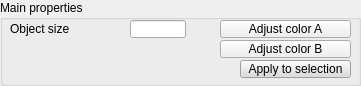
  <widget class="QGroupBox" name="groupBox">
   <property name="geometry">
    <rect>
     <x>10</x>
     <y>10</y>
     <width>361</width>
     <height>86</height>
    </rect>
   </property>
   <property name="title">
    <string>Main properties</string>
   </property>
   <property name="flat">
    <bool>true</bool>
   </property>
   <widget class="QLabel" name="label">
    <property name="geometry">
     <rect>
      <x>10</x>
      <y>20</y>
      <width>91</width>
      <height>18</height>
     </rect>
    </property>
    <property name="text">
     <string>Object size</string>
    </property>
   </widget>
   <widget class="QLineEdit" name="qqSize">
    <property name="geometry">
     <rect>
      <x>130</x>
      <y>20</y>
      <width>56</width>
      <height>18</height>
     </rect>
    </property>
   </widget>
   <widget class="QToolButton" name="qqColorA">
    <property name="geometry">
     <rect>
      <x>220</x>
      <y>20</y>
      <width>131</width>
      <height>18</height>
     </rect>
    </property>
    <property name="focusPolicy">
     <enum>Qt::StrongFocus</enum>
    </property>
    <property name="text">
     <string>Adjust color A</string>
    </property>
   </widget>
   <widget class="QToolButton" name="qqColorB">
    <property name="geometry">
     <rect>
      <x>220</x>
      <y>40</y>
      <width>131</width>
      <height>18</height>
     </rect>
    </property>
    <property name="focusPolicy">
     <enum>Qt::StrongFocus</enum>
    </property>
    <property name="text">
     <string>Adjust color B</string>
    </property>
   </widget>
   <widget class="QToolButton" name="qqApplyMain">
    <property name="geometry">
     <rect>
      <x>240</x>
      <y>60</y>
      <width>111</width>
      <height>18</height>
     </rect>
    </property>
    <property name="palette">
     <palette>
      <active>
       <colorrole role="WindowText">
        <brush brushstyle="SolidPattern">
         <color alpha="255">
          <red>0</red>
          <green>0</green>
          <blue>0</blue>
         </color>
        </brush>
       </colorrole>
       <colorrole role="Button">
        <brush brushstyle="SolidPattern">
         <color alpha="255">
          <red>220</red>
          <green>220</green>
          <blue>220</blue>
         </color>
        </brush>
       </colorrole>
       <colorrole role="Light">
        <brush brushstyle="SolidPattern">
         <color alpha="255">
          <red>255</red>
          <green>255</green>
          <blue>255</blue>
         </color>
        </brush>
       </colorrole>
       <colorrole role="Midlight">
        <brush brushstyle="SolidPattern">
         <color alpha="255">
          <red>237</red>
          <green>237</green>
          <blue>237</blue>
         </color>
        </brush>
       </colorrole>
       <colorrole role="Dark">
        <brush brushstyle="SolidPattern">
         <color alpha="255">
          <red>110</red>
          <green>110</green>
          <blue>110</blue>
         </color>
        </brush>
       </colorrole>
       <colorrole role="Mid">
        <brush brushstyle="SolidPattern">
         <color alpha="255">
          <red>147</red>
          <green>147</green>
          <blue>147</blue>
         </color>
        </brush>
       </colorrole>
       <colorrole role="Text">
        <brush brushstyle="SolidPattern">
         <color alpha="255">
          <red>0</red>
          <green>0</green>
          <blue>0</blue>
         </color>
        </brush>
       </colorrole>
       <colorrole role="BrightText">
        <brush brushstyle="SolidPattern">
         <color alpha="255">
          <red>255</red>
          <green>255</green>
          <blue>255</blue>
         </color>
        </brush>
       </colorrole>
       <colorrole role="ButtonText">
        <brush brushstyle="SolidPattern">
         <color alpha="255">
          <red>0</red>
          <green>0</green>
          <blue>0</blue>
         </color>
        </brush>
       </colorrole>
       <colorrole role="Base">
        <brush brushstyle="SolidPattern">
         <color alpha="255">
          <red>255</red>
          <green>255</green>
          <blue>255</blue>
         </color>
        </brush>
       </colorrole>
       <colorrole role="Window">
        <brush brushstyle="SolidPattern">
         <color alpha="255">
          <red>220</red>
          <green>220</green>
          <blue>220</blue>
         </color>
        </brush>
       </colorrole>
       <colorrole role="Shadow">
        <brush brushstyle="SolidPattern">
         <color alpha="255">
          <red>0</red>
          <green>0</green>
          <blue>0</blue>
         </color>
        </brush>
       </colorrole>
       <colorrole role="AlternateBase">
        <brush brushstyle="SolidPattern">
         <color alpha="255">
          <red>237</red>
          <green>237</green>
          <blue>237</blue>
         </color>
        </brush>
       </colorrole>
       <colorrole role="ToolTipBase">
        <brush brushstyle="SolidPattern">
         <color alpha="255">
          <red>255</red>
          <green>255</green>
          <blue>220</blue>
         </color>
        </brush>
       </colorrole>
       <colorrole role="ToolTipText">
        <brush brushstyle="SolidPattern">
         <color alpha="255">
          <red>0</red>
          <green>0</green>
          <blue>0</blue>
         </color>
        </brush>
       </colorrole>
      </active>
      <inactive>
       <colorrole role="WindowText">
        <brush brushstyle="SolidPattern">
         <color alpha="255">
          <red>0</red>
          <green>0</green>
          <blue>0</blue>
         </color>
        </brush>
       </colorrole>
       <colorrole role="Button">
        <brush brushstyle="SolidPattern">
         <color alpha="255">
          <red>220</red>
          <green>220</green>
          <blue>220</blue>
         </color>
        </brush>
       </colorrole>
       <colorrole role="Light">
        <brush brushstyle="SolidPattern">
         <color alpha="255">
          <red>255</red>
          <green>255</green>
          <blue>255</blue>
         </color>
        </brush>
       </colorrole>
       <colorrole role="Midlight">
        <brush brushstyle="SolidPattern">
         <color alpha="255">
          <red>237</red>
          <green>237</green>
          <blue>237</blue>
         </color>
        </brush>
       </colorrole>
       <colorrole role="Dark">
        <brush brushstyle="SolidPattern">
         <color alpha="255">
          <red>110</red>
          <green>110</green>
          <blue>110</blue>
         </color>
        </brush>
       </colorrole>
       <colorrole role="Mid">
        <brush brushstyle="SolidPattern">
         <color alpha="255">
          <red>147</red>
          <green>147</green>
          <blue>147</blue>
         </color>
        </brush>
       </colorrole>
       <colorrole role="Text">
        <brush brushstyle="SolidPattern">
         <color alpha="255">
          <red>0</red>
          <green>0</green>
          <blue>0</blue>
         </color>
        </brush>
       </colorrole>
       <colorrole role="BrightText">
        <brush brushstyle="SolidPattern">
         <color alpha="255">
          <red>255</red>
          <green>255</green>
          <blue>255</blue>
         </color>
        </brush>
       </colorrole>
       <colorrole role="ButtonText">
        <brush brushstyle="SolidPattern">
         <color alpha="255">
          <red>0</red>
          <green>0</green>
          <blue>0</blue>
         </color>
        </brush>
       </colorrole>
       <colorrole role="Base">
        <brush brushstyle="SolidPattern">
         <color alpha="255">
          <red>255</red>
          <green>255</green>
          <blue>255</blue>
         </color>
        </brush>
       </colorrole>
       <colorrole role="Window">
        <brush brushstyle="SolidPattern">
         <color alpha="255">
          <red>220</red>
          <green>220</green>
          <blue>220</blue>
         </color>
        </brush>
       </colorrole>
       <colorrole role="Shadow">
        <brush brushstyle="SolidPattern">
         <color alpha="255">
          <red>0</red>
          <green>0</green>
          <blue>0</blue>
         </color>
        </brush>
       </colorrole>
       <colorrole role="AlternateBase">
        <brush brushstyle="SolidPattern">
         <color alpha="255">
          <red>237</red>
          <green>237</green>
          <blue>237</blue>
         </color>
        </brush>
       </colorrole>
       <colorrole role="ToolTipBase">
        <brush brushstyle="SolidPattern">
         <color alpha="255">
          <red>255</red>
          <green>255</green>
          <blue>220</blue>
         </color>
        </brush>
       </colorrole>
       <colorrole role="ToolTipText">
        <brush brushstyle="SolidPattern">
         <color alpha="255">
          <red>0</red>
          <green>0</green>
          <blue>0</blue>
         </color>
        </brush>
       </colorrole>
      </inactive>
      <disabled>
       <colorrole role="WindowText">
        <brush brushstyle="SolidPattern">
         <color alpha="255">
          <red>110</red>
          <green>110</green>
          <blue>110</blue>
         </color>
        </brush>
       </colorrole>
       <colorrole role="Button">
        <brush brushstyle="SolidPattern">
         <color alpha="255">
          <red>220</red>
          <green>220</green>
          <blue>220</blue>
         </color>
        </brush>
       </colorrole>
       <colorrole role="Light">
        <brush brushstyle="SolidPattern">
         <color alpha="255">
          <red>255</red>
          <green>255</green>
          <blue>255</blue>
         </color>
        </brush>
       </colorrole>
       <colorrole role="Midlight">
        <brush brushstyle="SolidPattern">
         <color alpha="255">
          <red>237</red>
          <green>237</green>
          <blue>237</blue>
         </color>
        </brush>
       </colorrole>
       <colorrole role="Dark">
        <brush brushstyle="SolidPattern">
         <color alpha="255">
          <red>110</red>
          <green>110</green>
          <blue>110</blue>
         </color>
        </brush>
       </colorrole>
       <colorrole role="Mid">
        <brush brushstyle="SolidPattern">
         <color alpha="255">
          <red>147</red>
          <green>147</green>
          <blue>147</blue>
         </color>
        </brush>
       </colorrole>
       <colorrole role="Text">
        <brush brushstyle="SolidPattern">
         <color alpha="255">
          <red>110</red>
          <green>110</green>
          <blue>110</blue>
         </color>
        </brush>
       </colorrole>
       <colorrole role="BrightText">
        <brush brushstyle="SolidPattern">
         <color alpha="255">
          <red>255</red>
          <green>255</green>
          <blue>255</blue>
         </color>
        </brush>
       </colorrole>
       <colorrole role="ButtonText">
        <brush brushstyle="SolidPattern">
         <color alpha="255">
          <red>110</red>
          <green>110</green>
          <blue>110</blue>
         </color>
        </brush>
       </colorrole>
       <colorrole role="Base">
        <brush brushstyle="SolidPattern">
         <color alpha="255">
          <red>220</red>
          <green>220</green>
          <blue>220</blue>
         </color>
        </brush>
       </colorrole>
       <colorrole role="Window">
        <brush brushstyle="SolidPattern">
         <color alpha="255">
          <red>220</red>
          <green>220</green>
          <blue>220</blue>
         </color>
        </brush>
       </colorrole>
       <colorrole role="Shadow">
        <brush brushstyle="SolidPattern">
         <color alpha="255">
          <red>0</red>
          <green>0</green>
          <blue>0</blue>
         </color>
        </brush>
       </colorrole>
       <colorrole role="AlternateBase">
        <brush brushstyle="SolidPattern">
         <color alpha="255">
          <red>220</red>
          <green>220</green>
          <blue>220</blue>
         </color>
        </brush>
       </colorrole>
       <colorrole role="ToolTipBase">
        <brush brushstyle="SolidPattern">
         <color alpha="255">
          <red>255</red>
          <green>255</green>
          <blue>220</blue>
         </color>
        </brush>
       </colorrole>
       <colorrole role="ToolTipText">
        <brush brushstyle="SolidPattern">
         <color alpha="255">
          <red>0</red>
          <green>0</green>
          <blue>0</blue>
         </color>
        </brush>
       </colorrole>
      </disabled>
     </palette>
    </property>
    <property name="focusPolicy">
     <enum>Qt::StrongFocus</enum>
    </property>
    <property name="text">
     <string>Apply to selection</string>
    </property>
   </widget>
  </widget>
